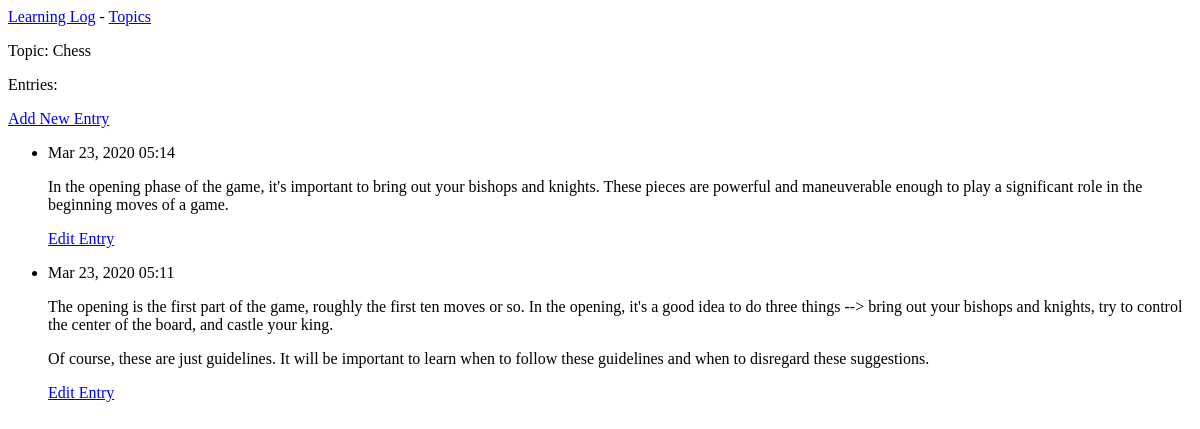
Page /topics/1/ on the earlier database version.
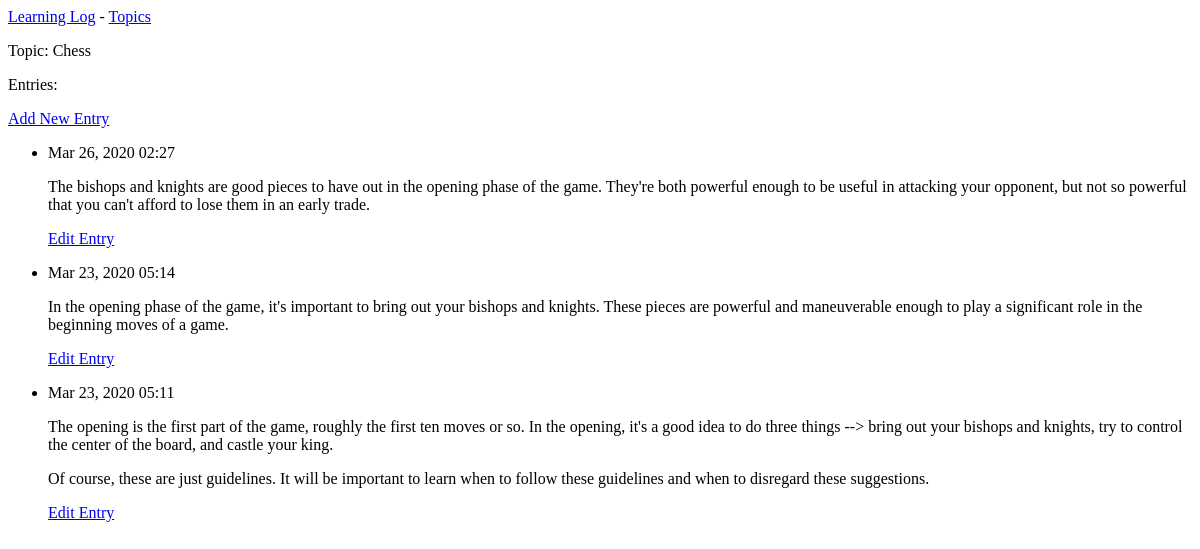
Same page on the later database version.
### learning_logs/models.py (models this page shows, shortened)
class Entry(models.Model):
    topic = models.ForeignKey(Topic, on_delete=models.CASCADE) # This is how we connect a new entry to a previous class "Topic"
    text = models.TextField() # this does not have a size limit
    date_added = models.DateTimeField(auto_now_add=True) # this will present entries chronologically and timestamp them
    class Meta: # This tells Django that multiple entries will be called 'entries' instead of 'entrys'
        verbose_name_plural = 'entries'

### learning_logs/views.py (the view)
# urls.py: path('topics/<int:topic_id>/', views.topic, name='topic'),
def topic(request, topic_id): # whatever is captured in '/<int:topic_id>/' from urls.py will be stored in 'topic_id' function
    topic = Topic.objects.get(id=topic_id) # We get the the topic and store it in an ID
    entries = topic.entry_set.order_by('-date_added') # we get the entries associated with the topic and order them by date_added. The '-' reverses the order
    context = {'topic': topic, 'entries': entries} # we store the topics and entries into context
    return render(request, 'learning_logs/topic.html', context)

### learning_logs/models.py (called while the page is built)
    def __str__(self): # this will return a string attribute inputted from the text attribute
        return self.text

### learning_logs/templates/learning_logs/topic.html
{% extends 'learning_logs/base.html' %}
{% block content %}
<p>Topic: {{ topic }}</p>
<p>Entries:</p>
<p>
    <a href="{% url 'learning_logs:new_entry' topic.id %}">Add New Entry</a>
</p>
<ul>
    {% for entry in entries %}
    <li>
        <p>{{ entry.date_added|date:'M d, Y H:i' }}</p>
        <p>{{ entry.text|linebreaks }}</p>
        <p>
            <a href="{% url 'learning_logs:edit_entry' entry.id %}">Edit Entry</a>
        </p>
    </li>
    {% empty %}
    <li>There are no entries for this topic yet.</li>
    {% endfor %}
</ul>
{% endblock content %}

Differences in the rows shown:
added Entry: date_added "Mar 26, 2020 02:27", text "The bishops and knights are good pieces to have out in the opening phase of the game. They're both powerful enough to be useful in attacking your opponent, but not so powerful that you can't afford to lose them in an early trade."
